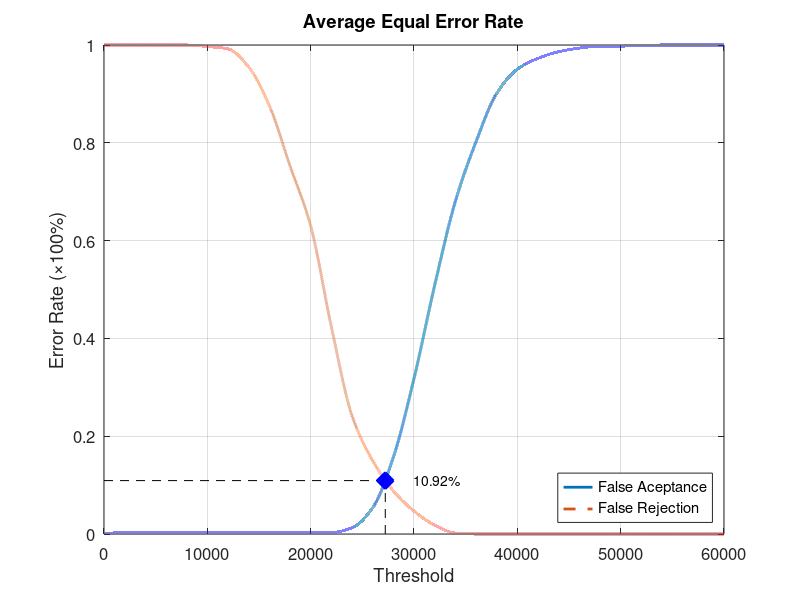
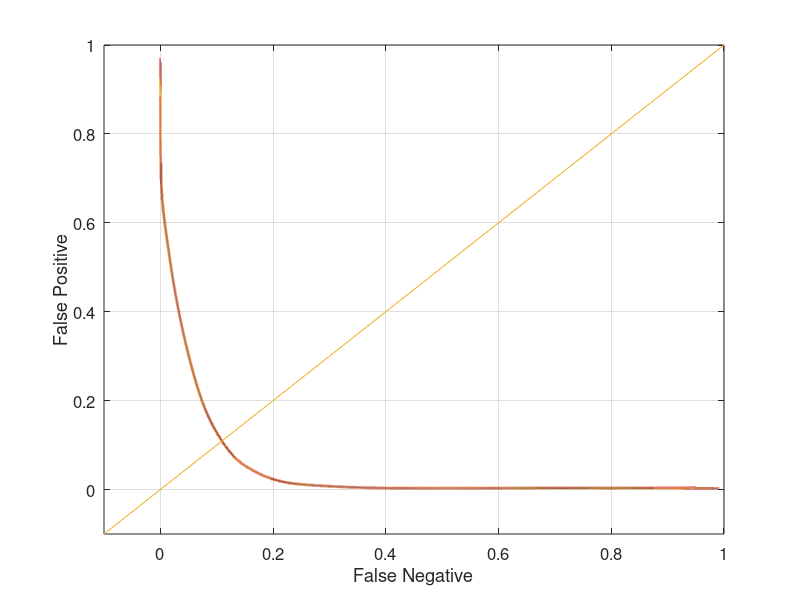

Recreate these plots in MATLAB, in order.
function yEER = Database2Average
close all;
clear;
clc;
x = 0:2000:60000;
xq = 0:0.5:60000;

y0 = [0 0.0031579 0.0031579 0.0031579 0.0031579 0.0031579 0.0031579 0.0031579 0.0031579 0.0031579 0.0031579 0.0031579 0.0126316 0.0536842 0.156842 0.317895 0.508421 0.68 0.802105 0.901053 0.950526 0.972632 0.986316 0.993684 0.997895 0.997895 0.998947 1 1 1 1];
yy0 = interp1(x, y0, xq, 'pchip');
y1 = [1 1 1 1 1 0.997 0.992 0.955 0.876 0.753 0.63 0.424 0.242 0.15 0.088 0.047 0.018 0.002 0 0 0 0 0 0 0 0 0 0 0 0 0];
yy1 = interp1(x, y1, xq, 'pchip');

% Calculating EER: 
y2 = abs(y0 - y1);
find(y2 == min(y2))
yy2 = abs(yy0 - yy1);
xEER = find(yy2 == min(yy2));
xEERIndex = xq(xEER) % X-axis EER
yEER = yy0(xEER) % Y-axis EER

main = figure
plot(xq, yy0,'-','LineWidth', 2);	hold on
plot(xq, yy1,'--','LineWidth', 2);	hold on
plot([xEERIndex xEERIndex], [0 yEER], 'k--');	hold on
plot([0 xEERIndex], [yEER yEER], 'k--');	hold on
plot(xEERIndex, yEER, 'bx', 'LineWidth', 10);	hold on
text(xEERIndex + 10 * xEERIndex / 100, yEER, [num2str(round((10000 * yEER)) / 100) '%'])
legend('False Aceptance', 'False Rejection', 'Location', 'SouthEast')
xlabel('Threshold')
ylabel('Error Rate (\times100%)')
title('Average Equal Error Rate')
set(gca, 'FontSize', 12)
axis([0 60000 0 1])
grid on

print(main, 'Database2AverageMain', '-dpng');
FNRxFPR = figure('Color', [1 1 1]);
plot(yy1, yy0, '-', yy1, yy0, 'LineWidth', 2);
hold on
y = -0.1:0.1:1
plot(y, y); 
set(gca, 'FontSize', 12)
xlabel('False Negative')
ylabel('False Positive')
axis([-0.1 1 -0.1 1])
set(gca, 'FontSize', 12)
grid on

print(FNRxFPR, 'Database2AverageFNRxFPR','-dpng');
end
